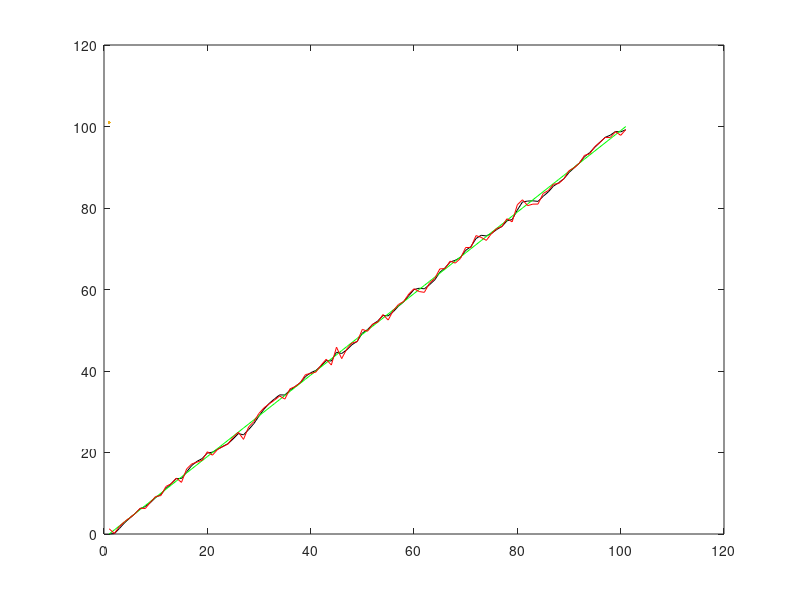

MATLAB code for this plot:
function [] = kalman_main()
  x =0:100;
  z = x + randn(1, 101);
  
  xe = [x(1);0]  
  P = (x(1) - z(1)) * (x(1) - z(1))';
  F = [1 1;0 1];
  H = [1 0];
  Q = [0 0;0 1]*0.1;
  R = 1;
  
  for i=2:101
    [xe(:,i), P] = Kalman(xe(:,i-1), P, F, H, Q, R, z(i));
  end
  %z e o ruido 
  %x e a correta 
  %xe e o estimado 
  plot(1,101,xe(1,:),'-k',1,101,x,'-g',1,101,z,'-r');
  
  
end


function[x, P] = Kalman(x, P, F, H, Q, R, z)
  xa = F*x;
  Pa = F*P*F' + Q;
  y = (z - H*xa);
  K = Pa*H'/(H*Pa*H' + R);
  x = xa + K*y;
  P = (eye(length(x)) - K*H)*Pa;
end

